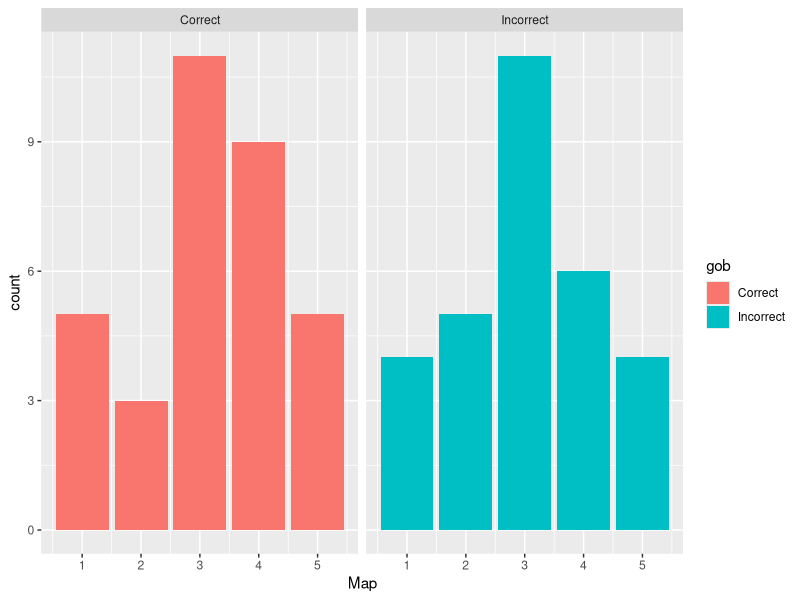
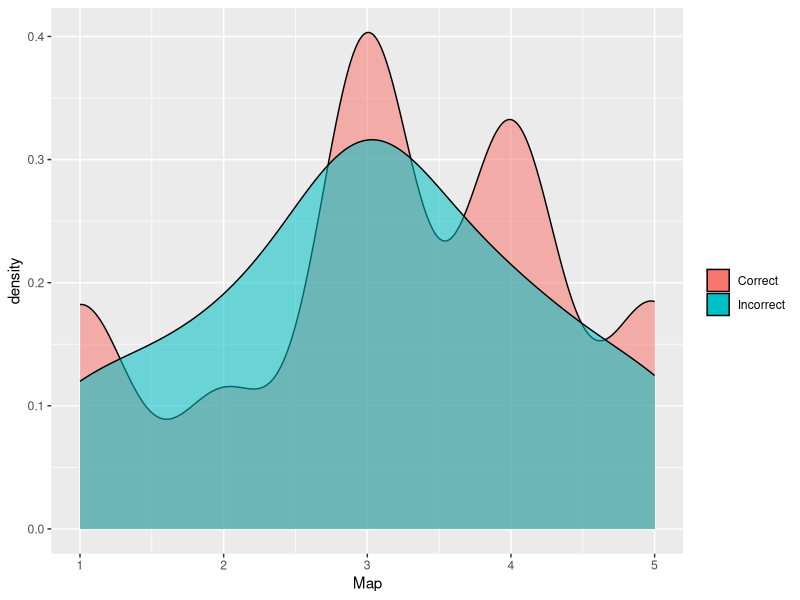

Reproduce these figures in R, in order.
## ---- chunk 1
knitr::opts_chunk$set(echo = F)
## ---- chunk 2
library(readxl)
library(dplyr)
library(ggplot2)
library(reshape)
rm(df)
df <- read_excel("Raw_1_to_8.xlsx")
df <- df %>% select(Session, Subject, Player, LType, Map)
map_df <- subset(df, Map > 0)
map_df$gob <- ifelse(map_df$Player == map_df$LType, "Correct", "Incorrect")
## ---- chunk 3
par(mfrow = c(1, 2))
map_df %>%
  ggplot(aes(Map, fill = gob)) + geom_bar() + facet_wrap(~gob)
map_df %>%
  ggplot(aes(Map, fill = gob)) + geom_density(aes(alpha = 0.5)) + 
  scale_fill_discrete(name="") +
  scale_alpha(guide = 'none')
## ---- chunk 4
alpha = 0.05
df_test <- map_df %>% select(gob, Map)
mdata <- melt(df_test, gob = c("Correct", "Incorrect"))
nextdata <- cast(mdata, gob~value)
colnames(nextdata) <- c("GOB","M1", "M2", "M3", "M4", "M5")
nextdata <- nextdata %>% mutate(
  total = M1 + M2 + M3 + M4 + M5
)

# Expected values
nextdata <- nextdata %>% mutate(
  E1 = total*sum(M1)/sum(total),
  E2 = total*sum(M2)/sum(total),
  E3 = total*sum(M3)/sum(total),
  E4 = total*sum(M4)/sum(total),
  E5 = total*sum(M5)/sum(total)
)

# Test stat
nextdata <- nextdata %>% mutate(
  tstat1 = ((M1 - E1)^(2))/E1,
  tstat2 = ((M2 - E2)^(2))/E2,
  tstat3 = ((M3 - E3)^(2))/E3,
  tstat4 = ((M4 - E4)^(2))/E4,
  tstat5 = ((M5 - E5)^(2))/E5
)

tstat <- sum(nextdata$tstat1) + sum(nextdata$tstat2) + 
  sum(nextdata$tstat3) + sum(nextdata$tstat4) + sum(nextdata$tstat5) # 1.18

dof = (5 -1)*(2-1) # 4
